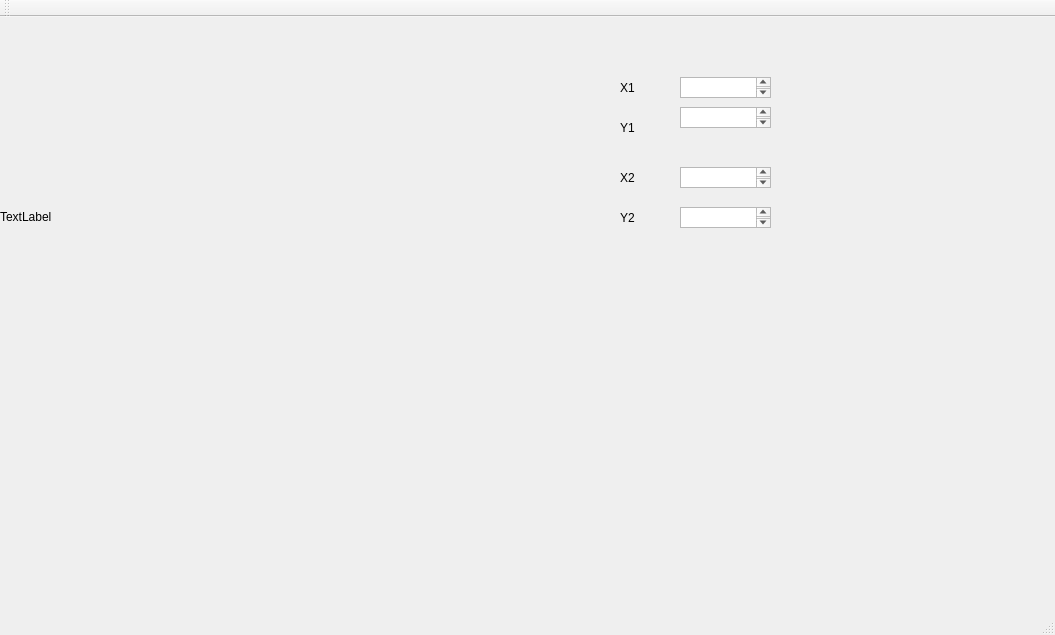
<?xml version="1.0" encoding="UTF-8"?>
<ui version="4.0">
 <class>MainWindow</class>
 <widget class="QMainWindow" name="MainWindow">
  <property name="geometry">
   <rect>
    <x>0</x>
    <y>0</y>
    <width>1055</width>
    <height>635</height>
   </rect>
  </property>
  <property name="windowTitle">
   <string>MainWindow</string>
  </property>
  <widget class="QWidget" name="centralWidget">
   <widget class="QLabel" name="label">
    <property name="geometry">
     <rect>
      <x>0</x>
      <y>0</y>
      <width>400</width>
      <height>400</height>
     </rect>
    </property>
    <property name="text">
     <string>TextLabel</string>
    </property>
   </widget>
   <widget class="QLabel" name="label_2">
    <property name="geometry">
     <rect>
      <x>620</x>
      <y>60</y>
      <width>65</width>
      <height>21</height>
     </rect>
    </property>
    <property name="text">
     <string>X1</string>
    </property>
   </widget>
   <widget class="QLabel" name="label_3">
    <property name="geometry">
     <rect>
      <x>620</x>
      <y>100</y>
      <width>65</width>
      <height>21</height>
     </rect>
    </property>
    <property name="text">
     <string>Y1</string>
    </property>
   </widget>
   <widget class="QLabel" name="label_4">
    <property name="geometry">
     <rect>
      <x>620</x>
      <y>150</y>
      <width>65</width>
      <height>21</height>
     </rect>
    </property>
    <property name="text">
     <string>X2</string>
    </property>
   </widget>
   <widget class="QLabel" name="label_5">
    <property name="geometry">
     <rect>
      <x>620</x>
      <y>190</y>
      <width>65</width>
      <height>21</height>
     </rect>
    </property>
    <property name="text">
     <string>Y2</string>
    </property>
   </widget>
   <widget class="QTextEdit" name="textEdit">
    <property name="geometry">
     <rect>
      <x>680</x>
      <y>60</y>
      <width>91</width>
      <height>21</height>
     </rect>
    </property>
   </widget>
   <widget class="QTextEdit" name="textEdit_2">
    <property name="geometry">
     <rect>
      <x>680</x>
      <y>90</y>
      <width>91</width>
      <height>21</height>
     </rect>
    </property>
   </widget>
   <widget class="QTextEdit" name="textEdit_3">
    <property name="geometry">
     <rect>
      <x>680</x>
      <y>150</y>
      <width>91</width>
      <height>21</height>
     </rect>
    </property>
   </widget>
   <widget class="QTextEdit" name="textEdit_4">
    <property name="geometry">
     <rect>
      <x>680</x>
      <y>190</y>
      <width>91</width>
      <height>21</height>
     </rect>
    </property>
   </widget>
  </widget>
  <widget class="QMenuBar" name="menuBar">
   <property name="geometry">
    <rect>
     <x>0</x>
     <y>0</y>
     <width>1055</width>
     <height>27</height>
    </rect>
   </property>
  </widget>
  <widget class="QToolBar" name="mainToolBar">
   <attribute name="toolBarArea">
    <enum>TopToolBarArea</enum>
   </attribute>
   <attribute name="toolBarBreak">
    <bool>false</bool>
   </attribute>
  </widget>
  <widget class="QStatusBar" name="statusBar"/>
 </widget>
 <layoutdefault spacing="6" margin="11"/>
 <resources/>
 <connections/>
</ui>
